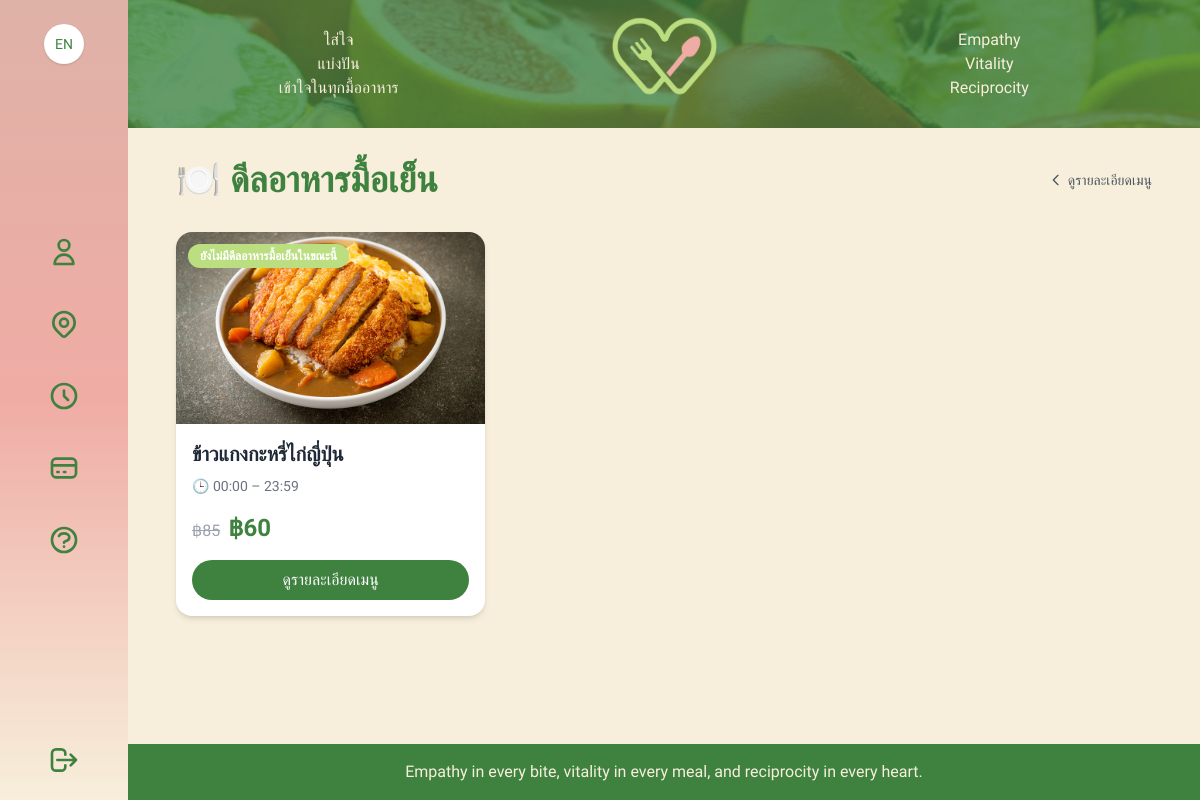
The page /deals/ on the database as committed earlier.
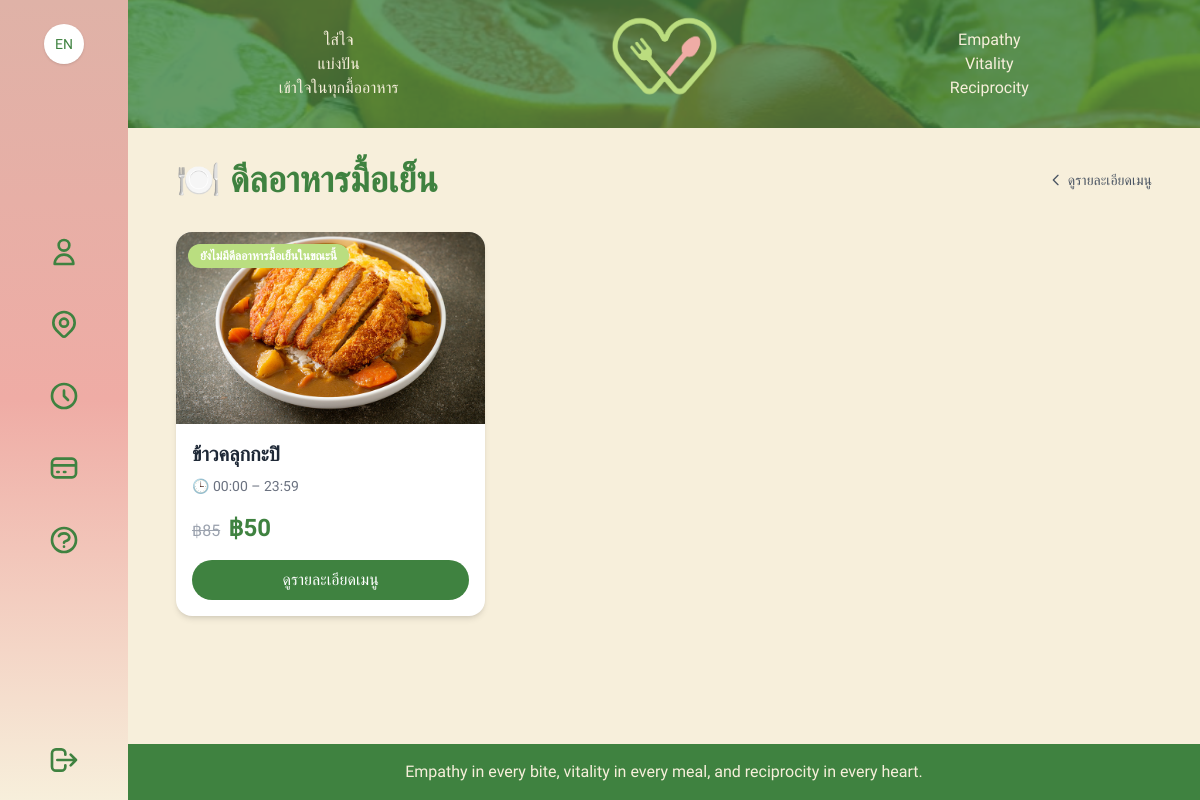
The same page on the database as committed later.
### myapp/models.py (models this page shows, shortened)
class Deal(models.Model):
    title            = models.CharField("ชื่อดีล", max_length=100)
    menus = models.ManyToManyField("Menu", verbose_name="เมนูหลัก", blank=True)
    image            = models.ImageField("รูปดีล", upload_to='deals/')
    original_price   = models.DecimalField("ราคาต้นฉบับ", max_digits=8, decimal_places=2)
    discounted_price = models.DecimalField("ราคาหลังลด", max_digits=8, decimal_places=2)
    start_time       = models.TimeField("เริ่ม (HH:MM)", default=timezone.now)
    end_time         = models.TimeField("จบ (HH:MM)", default=timezone.now)
    is_active        = models.BooleanField("เปิดใช้งาน", default=True)
    class Meta:
        verbose_name        = "ดีล (มื้อเย็น)"
        verbose_name_plural = "ดีล (มื้อเย็น)"

### myapp/views.py (the view)
# urls.py: path('deals/', views.deal_all, name='deal_all'),
def deal_all(request):
    now = timezone.localtime().time()
    all_deals = Deal.objects.filter(is_active=True).order_by('start_time')
    filtered = all_deals.filter(start_time__lte=now, end_time__gte=now)
    debug_list = [
        {
          'title': d.title,
          'start': d.start_time.strftime("%H:%M"),
          'end':   d.end_time.strftime("%H:%M"),
        }
        for d in all_deals
    ]
    return render(request, 'deal_all.html', {
        'deals': filtered,
        'now_time': now.strftime("%H:%M"),
        'debug_list': debug_list,
    })

### myapp/templatetags/currency_filters.py (called while the page is built)
@register.filter
def currency(value, symbol='฿'):
    try:
        val = float(value)
    except (TypeError, ValueError):
        return value
    formatted = f"{val:,.0f}"
    return f"{symbol}{formatted}"

### myapp/templates/deal_all.html (shortened to what this page needs)
{% extends 'base.html' %}
{% load static %}
{% load currency_filters %}
{% load i18n %}
{% block content %}
<section class="container mx-auto px-6 py-8">
  <div class="flex items-center justify-between mb-8">
    <h1 class="text-4xl font-extrabold text-[#3F8240]">🍽️ {% trans "Dinner Deals" %}</h1>
    <a href="{% url 'home' %}" class="text-gray-600 hover:text-[#3F8240] text-sm inline-flex items-center">
      <svg xmlns="http://www.w3.org/2000/svg" class="h-4 w-4 mr-1" fill="none" viewBox="0 0 24 24" stroke="currentColor">
        <path stroke-linecap="round" stroke-linejoin="round" stroke-width="2" d="M15 19l-7-7 7-7" />
      </svg>
      {% trans "Back to Home" %}
    </a>
  </div>
  {% if deals %}
  <div class="grid grid-cols-1 sm:grid-cols-2 lg:grid-cols-3 gap-6">
    {% for deal in deals %}
    <div class="bg-white rounded-2xl shadow-md hover:shadow-lg transition flex flex-col overflow-hidden">
      <div class="relative h-48">
        <a href="{% url 'deal_menu_detail' deal.id %}" class="block w-full h-full">
          <img src="{{ deal.image.url }}" alt="{{ deal.title }}" class="object-cover w-full h-full">
        </a>
        <span class="absolute top-3 left-3 bg-[#bade80] text-white text-xs font-semibold px-3 py-1 rounded-full">
          {% trans "Special Deal" %}
        </span>
      </div>
      <div class="p-4 flex-1 flex flex-col">
        <h2 class="text-xl font-semibold text-gray-800 mb-2">{{ deal.title }}</h2>
        <p class="text-sm text-gray-500 mb-4">🕒 {{ deal.start_time|time:"H:i" }} – {{ deal.end_time|time:"H:i" }}</p>
        <div class="flex items-baseline mb-4">
          <span class="text-gray-400 line-through mr-2">{{ deal.original_price|currency:"฿" }}</span>
          <span class="text-2xl font-bold text-[#3F8240]">{{ deal.discounted_price|currency:"฿" }}</span>
        </div>
        <a href="{% url 'deal_menu_detail' deal.id %}"
           class="mt-auto inline-block text-center bg-[#3F8240] hover:bg-[#2E6B31] text-white py-2 rounded-full font-medium transition">
          {% trans "View Menu Details" %}
        </a>
      </div>
    </div>
    {% endfor %}
  </div>
  {% else %}
  <div class="text-center py-20">
    <p class="text-gray-500 text-lg">
      😥 {% trans "No dinner deals available at the moment." %}
    </p>
  </div>
  {% endif %}
</section>
{% endblock %}

Rows that differ between the two databases and show on the page:
changed Deal: title "ข้าวแกงกะหรี่ไก่ญี่ปุ่น" → "ข้าวคลุกกะปิ"; discounted_price "฿60" → "฿50"
